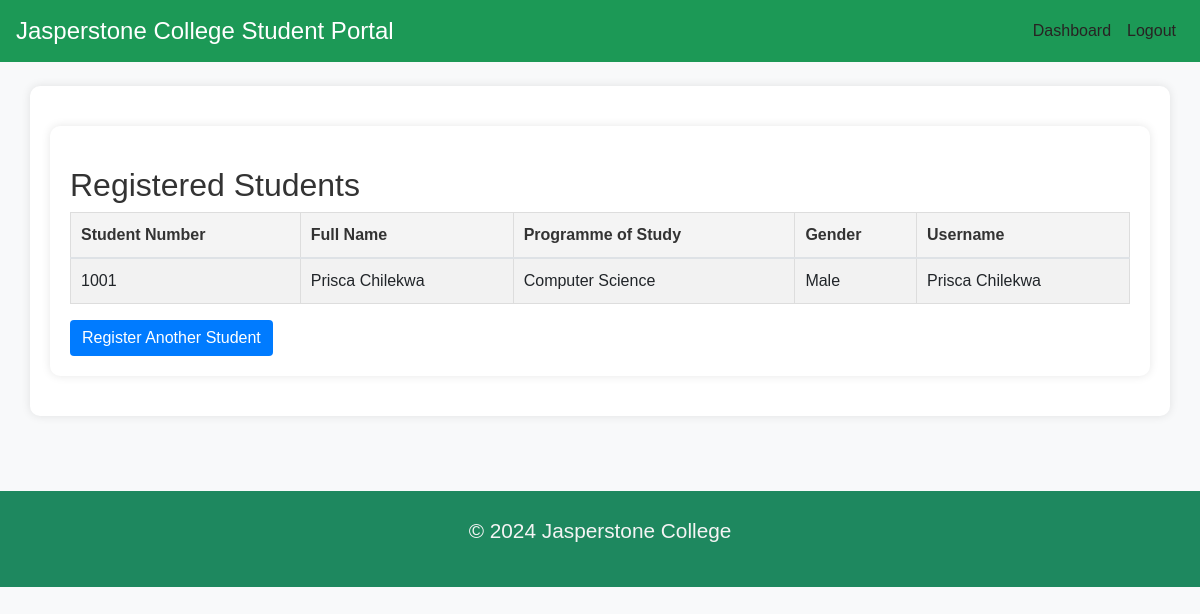
Before: /administration/students/ with the older database file.
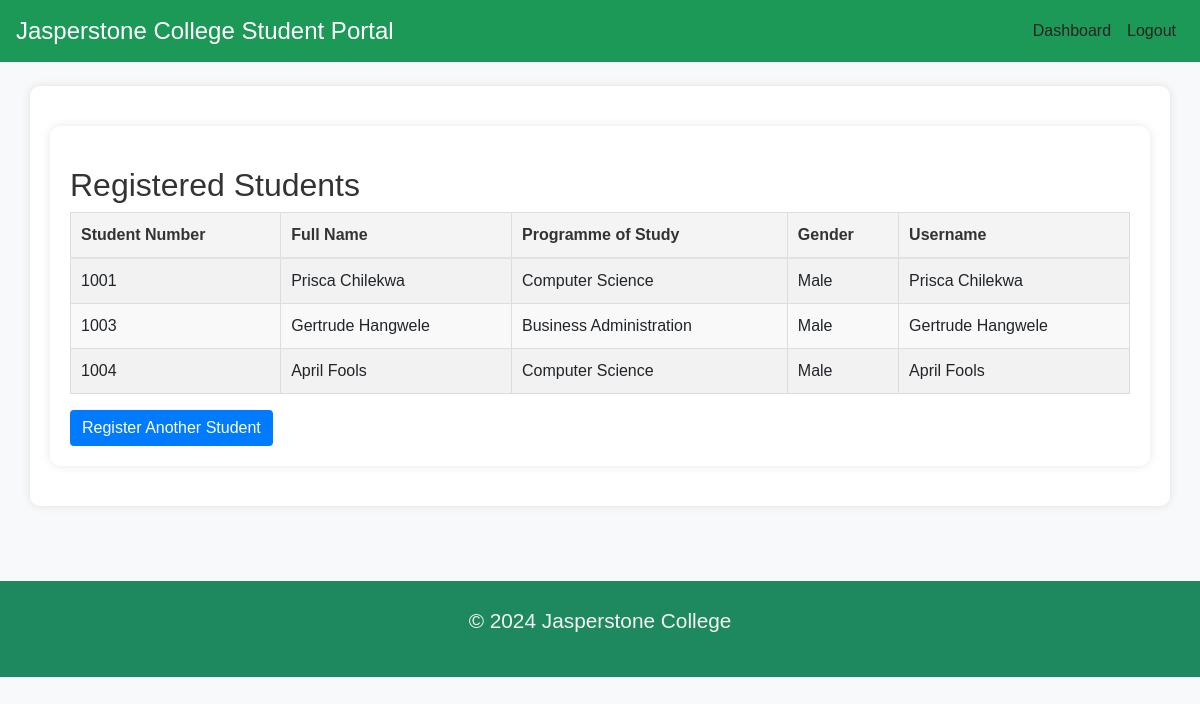
After: the same page with the newer database file.
### students/models.py (models this page shows, shortened)
class StudentProfile(models.Model):
    student_number = models.CharField(max_length=30, unique=True)
    name = models.CharField(max_length=30)
    program_of_study = models.ForeignKey(Programme, on_delete=models.CASCADE)
    duration_years = models.IntegerField()
    intake_date = models.DateField()
    gender = models.CharField(max_length=30, choices=(('Male', 'Male'), ('Female', 'Female')))
    profile_picture = models.ImageField(upload_to='images/profiles/', default='images/profiles/profile.jpg', blank=True, null=True) # Added profile_picture

class Programme(models.Model):
    name = models.CharField(max_length=255)
    def __str__(self):
        return self.name

### administration/views.py (the view)
# urls.py: path('students/', views.student_list, name='student_list'),
def student_list(request):
    students = StudentProfile.objects.all()  # Get all student profiles
    return render(request, 'administration/student_list.html', {'students': students})

### administration/templates/administration/student_list.html (shortened to what this page needs)
{% extends 'base.html' %}
{% block log %}
<div class="collapse navbar-collapse" id="navbarNav">
    <ul class="navbar-nav ml-auto">
        <li class="nav-item active">
            <a class="nav-link" href="{% url 'administration:admin_dashboard' %}">Dashboard</a>
        </li>
        <li class="nav-item">
            <a class="nav-link" href="{% url 'administration:admin_logout' %}">Logout</a>
        </li>
    </ul>
</div>
{% endblock log %}
{% block content %}
<div class="container">
    <h2>Registered Students</h2>
    <table class="table table-striped">
        <thead>
            <tr>
                <th>Student Number</th>
                <th>Full Name</th>
                <th>Programme of Study</th>
                <th>Gender</th>
                <th>Username</th>
            </tr>
        </thead>
        <tbody>
            {% for student in students %}
            <tr>
                <td>{{ student.student_number }}</td>
                <td>{{ student.name }}</td>
                <td>{{ student.program_of_study }}</td>
                <td>{{ student.gender }}</td>
                <td>{{ student.name }}</td>
            </tr>
            {% empty %}
            <tr>
                <td colspan="5">No students registered yet.</td>
            </tr>
            {% endfor %}
        </tbody>
    </table>
    <div class="mt-3">
        <a href="{% url 'administration:register_student' %}" class="btn btn-primary">Register Another Student</a>
    </div>
</div>
{% endblock %}

Changed rows visible on the page:
added StudentProfile: student_number "1003", name "Gertrude Hangwele", program_of_study "Business Administration", gender "Male"
added StudentProfile: student_number "1004", name "April Fools", program_of_study "Computer Science", gender "Male"
